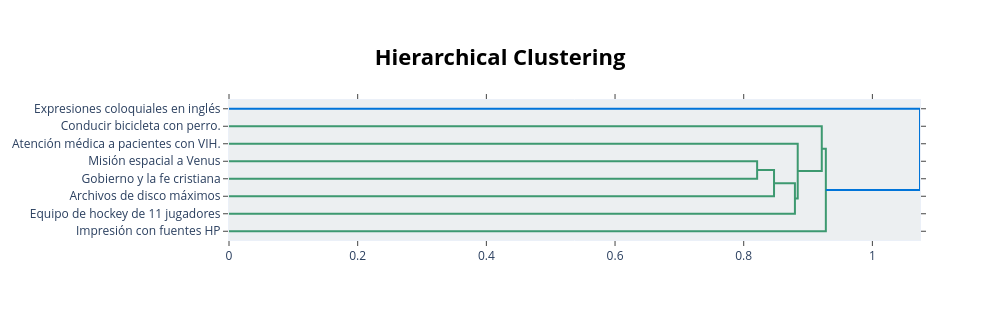

The notebook cell saved with this chart:
### Code cell
# 4. Dendrograma jerárquico
fig_hier = topic_model.visualize_hierarchy(custom_labels=True)
fig_hier.write_html('viz_hierarchy.html')
fig_hier.show()

### Figure 1 — Plotly figure (JSON) as saved in the notebook; plotly's stock layout.template omitted (floating-point values rounded to 4 significant figures)
{"data": [{"hoverinfo": "text", "marker": {"color": "rgb(61,153,112)"}, "mode": "lines", "type": "scatter", "x": [0.0, 0.8209, 0.8209, 0.0], "xaxis": "x", "y": [-35.0, -35.0, -45.0, -45.0], "yaxis": "y"}, {"hoverinfo": "text", "marker": {"color": "rgb(61,153,112)"}, "mode": "lines", "type": "scatter", "x": [0.8209, 0.8471, 0.8471, 0.0], "xaxis": "x", "y": [-40.0, -40.0, -55.0, -55.0], "yaxis": "y"}, {"hoverinfo": "text", "marker": {"color": "rgb(61,153,112)"}, "mode": "lines", "type": "scatter", "x": [0.8471, 0.8796, 0.8796, 0.0], "xaxis": "x", "y": [-47.5, -47.5, -65.0, -65.0], "yaxis": "y"}, {"hoverinfo": "text", "marker": {"color": "rgb(61,153,112)"}, "mode": "lines", "type": "scatter", "x": [0.0, 0.8839, 0.8839, 0.8796], "xaxis": "x", "y": [-25.0, -25.0, -56.25, -56.25], "yaxis": "y"}, {"hoverinfo": "text", "marker": {"color": "rgb(61,153,112)"}, "mode": "lines", "type": "scatter", "x": [0.0, 0.9213, 0.9213, 0.8839], "xaxis": "x", "y": [-15.0, -15.0, -40.62, -40.62], "yaxis": "y"}, {"hoverinfo": "text", "marker": {"color": "rgb(61,153,112)"}, "mode": "lines", "type": "scatter", "x": [0.9213, 0.9277, 0.9277, 0.0], "xaxis": "x", "y": [-27.81, -27.81, -75.0, -75.0], "yaxis": "y"}, {"hoverinfo": "text", "marker": {"color": "rgb(0,116,217)"}, "mode": "lines", "type": "scatter", "x": [0.0, 1.074, 1.074, 0.9277], "xaxis": "x", "y": [-5.0, -5.0, -51.41, -51.41], "yaxis": "y"}], "layout": {"autosize": false, "height": 320, "hoverlabel": {"bgcolor": "white", "font": {"family": "Rockwell", "size": 16}}, "hovermode": "closest", "plot_bgcolor": "#ECEFF1", "showlegend": false, "title": {"font": {"color": "Black", "size": 22}, "text": "<b>Hierarchical Clustering</b>", "x": 0.5, "xanchor": "center", "yanchor": "top"}, "width": 1000, "xaxis": {"mirror": "allticks", "rangemode": "tozero", "showgrid": false, "showline": true, "showticklabels": true, "ticks": "outside", "type": "linear", "zeroline": false}, "yaxis": {"mirror": "allticks", "range": [-80, 0], "rangemode": "tozero", "showgrid": false, "showline": true, "showticklabels": true, "tickmode": "array", "ticks": "outside", "ticktext": ["Expresiones coloquiales en inglés", "Conducir bicicleta con perro.", "Atención médica a pacientes con VIH.", "Misión espacial a Venus", "Gobierno y la fe cristiana", "Archivos de disco máximos", "Equipo de hockey de 11 jugadores", "Impresión con fuentes HP"], "tickvals": [-5, -15, -25, -35, -45, -55, -65, -75], "type": "linear", "zeroline": false}}}
